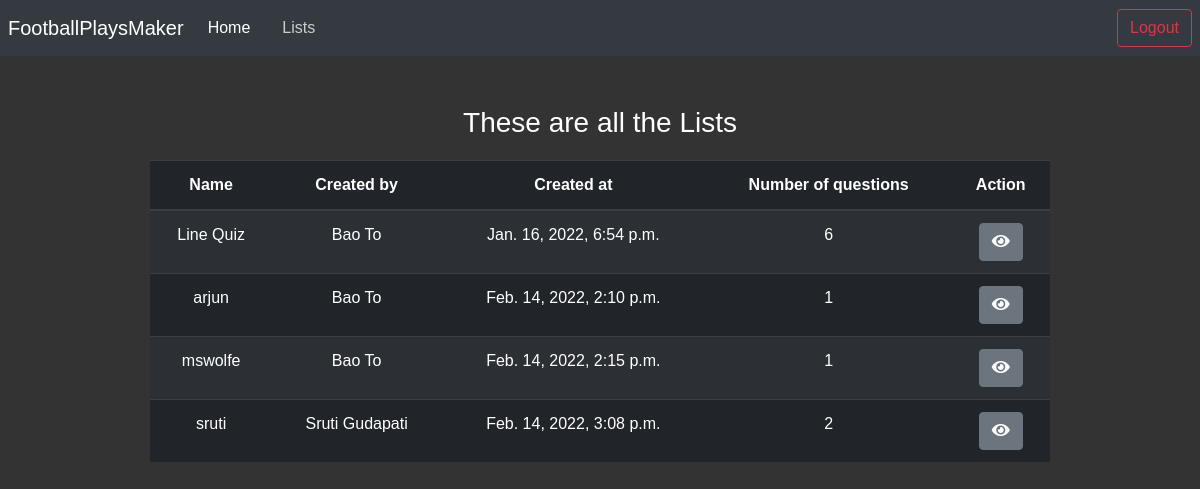
/lists (signed in), run on an earlier commit of the app's database.
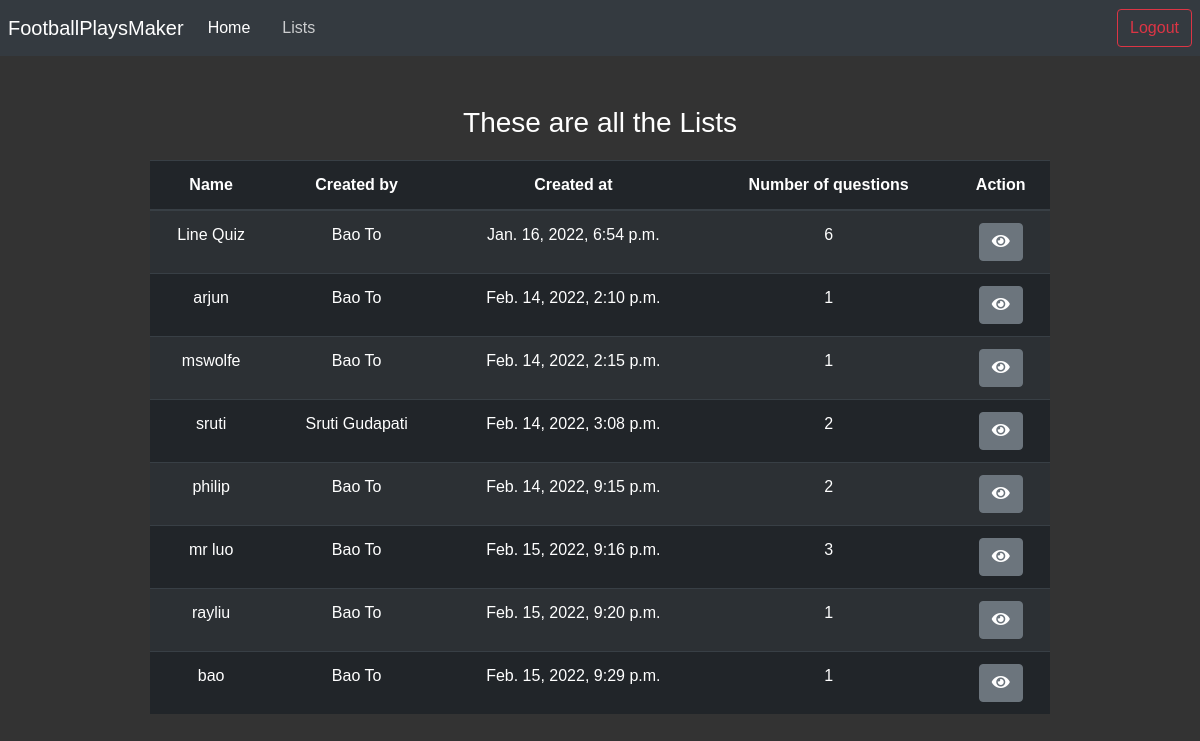
And on a later commit of the database.
### main/models.py (models this page shows, shortened)
class List(models.Model):
    list_name = models.CharField(max_length=255)
    user = models.ForeignKey(User, related_name="lists", on_delete=models.CASCADE)
    created_at = models.DateTimeField(auto_now_add=True) #used for logging the time that the user signed up
    number_of_questions = models.IntegerField(default=0) #used to collect the number of questions that are collected by the user

class User(models.Model):
    first_name = models.CharField(max_length=255)
    last_name = models.CharField(max_length=255)
    email = models.CharField(max_length=255)
    password = models.CharField(max_length=255)
    def __str__(self): #this is like the getInstance() method in Frc, it gets the instance object
        return self.first_name + " " + self.last_name

### main/views.py (the view)
# urls.py: path('lists', lists, name='lists'),
def lists(request):
    if 'user' not in request.session:
        return redirect('/login')
    user = User.objects.get(id=request.session['user'])
    lists = List.objects.all()
    return render(request, 'lists.html', {'user': user,'lists':lists})

### templates/lists.html (shortened to what this page needs)
{% load static %}
<!DOCTYPE html>
<html lang="en">
  <head>
    <link
      rel="stylesheet"
      href="https://maxcdn.bootstrapcdn.com/bootstrap/4.0.0/css/bootstrap.min.css"
    />
    <link rel="stylesheet" href="{% static 'dist/css/adminlte.min.css' %}" />
    <link rel="stylesheet" href="https://cdnjs.cloudflare.com/ajax/libs/font-awesome/5.11.2/css/fontawesome.min.css">
    <link rel="stylesheet" href="https://cdnjs.cloudflare.com/ajax/libs/font-awesome/5.11.2/css/all.min.css">
  </head>
  <body style="background-color: #333;font-family: Helvetica;font-style: bold;">
    <nav class="navbar navbar-expand-lg navbar-dark bg-dark">
      <div class="collapse navbar-collapse" id="navbarTogglerDemo01">
        <a class="navbar-brand" href="/">FootballPlaysMaker</a>
        <ul class="navbar-nav mr-auto mt-2 mt-lg-0">
          <li class="nav-item active">
            <a class="nav-link" href="/"
              >Home </a
            >
          </li>
          <li class="nav-item">
            <a class="nav-link" href="/lists">Lists <span class="sr-only">(current)</span></a>
          </li>
        </ul>
        <a
          href="/logout"
          style="margin-left: 10px"
          class="btn btn-outline-danger my-2 my-sm-0"
          type="submit"
          >Logout</a
        >
      </div>
    </nav>
    <h3 style="color: white;text-align: center;margin-top: 50px;">These are all the Lists</h3>
    <div class="container d-flex justify-content-center" style="margin-top: 20px;">
    <table class="table table-striped table-dark " style="width: 80%;text-align: center;">
        <thead>
          <tr>
            <th scope="col">Name</th>
            <th scope="col">Created by</th>
            <th scope="col">Created at</th>
            <th scope="col">Number of questions</th>
            <th scope="col">Action</th>
          </tr>
        </thead>
        <tbody>
          {% for list in lists %}
          <tr>
            <td>{{list.list_name}}</td>
            <td>{{list.user}}</td>
            <td>{{list.created_at}}</td>
            <td>{{list.number_of_questions}}</td>
            <td><a href="/view/{{list.id}}" class="btn btn-secondary"><i class="fa fa-eye"></i></a></td>
          </tr>
          {% endfor %}
        </tbody>
      </table>
    </div>
  </body>
</html>

What changed in the data, as far as the page shows it:
added List: list_name "philip", user "Bao To", created_at "Feb. 14, 2022, 9:15 p.m.", number_of_questions "2"
added List: list_name "mr luo", user "Bao To", created_at "Feb. 15, 2022, 9:16 p.m.", number_of_questions "3"
added List: list_name "rayliu", user "Bao To", created_at "Feb. 15, 2022, 9:20 p.m.", number_of_questions "1"
added List: list_name "bao", user "Bao To", created_at "Feb. 15, 2022, 9:29 p.m.", number_of_questions "1"
